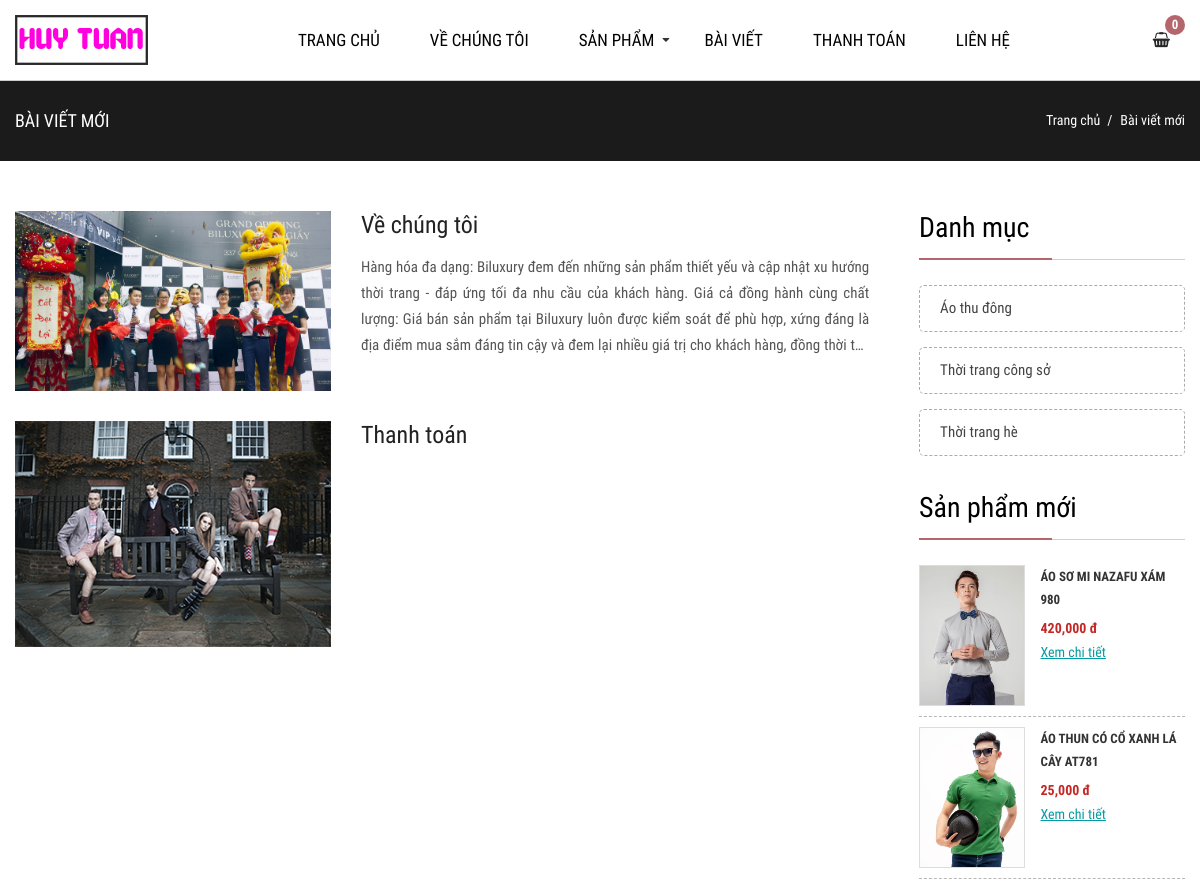
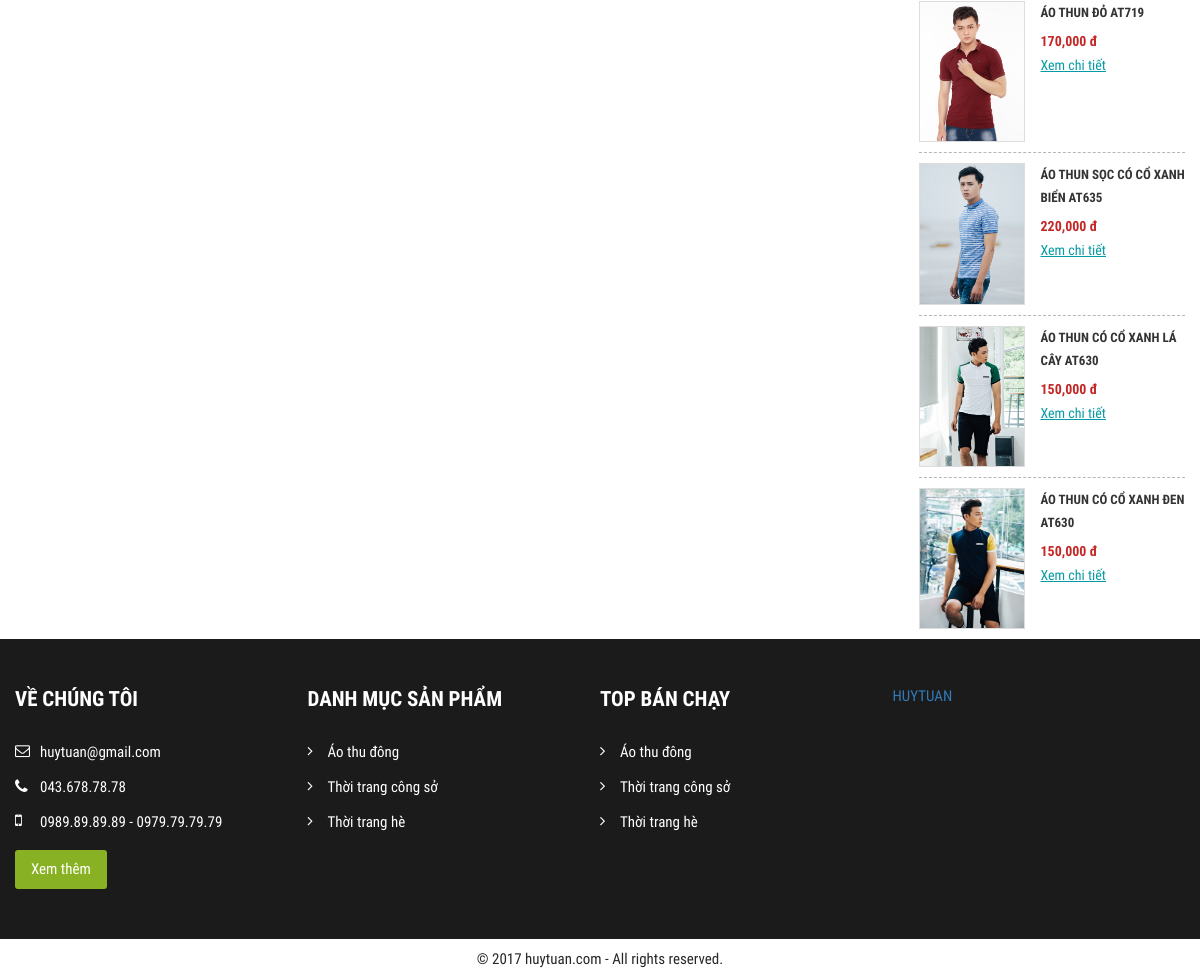
/?page=category_news, run on the app's committed database (2 pictures, top to bottom).
### tables this page shows
CREATE TABLE `tbl_post` (
  `id` int(11) NOT NULL,
  `title` varchar(100) DEFAULT NULL,
  `content` text,
  `image` varchar(100) DEFAULT NULL,
  `mota` text
);

CREATE TABLE `tbl_category` (
  `id` int(11) NOT NULL,
  `title` varchar(100) NOT NULL,
  `content` text NOT NULL
);

CREATE TABLE `tbl_product` (
  `id` int(11) NOT NULL,
  `name` varchar(100) NOT NULL,
  `masp` varchar(50) NOT NULL,
  `price` int(11) NOT NULL,
  `image` varchar(100) NOT NULL,
  `category` varchar(100) NOT NULL,
  `chitiet` text NOT NULL,
  `sale` int(11) DEFAULT NULL,
  `mota` varchar(500) DEFAULT NULL
);

### pages/category_news.php (the view, shortened to what this page needs)
<div id="main-content-wp" class="category-news-page">
    <div class="section" id="breadcrumb-wp">
        <div class="wp-inner">
            <div class="section-detail clearfix">
                <h3 class="title fl-left">Bài viết mới</h3>
                <ul class="list-breadcrumb fl-right">
                    <li>
                        <a href="?page=home" title="">Trang chủ</a>
                    </li>
                    <li>
                        <a href="" title="">Bài viết mới</a>
                    </li>
                </ul>
            </div>
        </div>
    </div>
    <div id="wrapper" class="wp-inner clearfix">
        <div id="content" class="fl-left">
            <div class="section" id="list-news-wp">
                <div class="section-detail">
                    <?php
                            include("config/dbconfig.php");
                           $sql = "select * from tbl_post";
                           $run = mysqli_query($conn, $sql);
                                while ($row = mysqli_fetch_array($run)) {
                     ?>
                    <ul class="list-item">
                        <li class="clearfix">
                            <a href="?page=detail_news&id=<?php echo $row['id']; ?>" title="" class="thumb fl-left">
                                <img src="index.php/../images/post/<?php echo $row['image'] ?>" alt="">
                            </a>
                            <div class="info fl-right">
                                <a href="?page=detail_news&id=<?php echo $row['id']; ?>" title="" class="title"><?php echo $row['title'] ?></a>
                                <p class="desc"><?php echo $row['mota']; ?></p>
                            </div>
                        </li>
                    </ul>
                <?php } ?>
                </div>
            </div>
        </div>
        <div id="sidebar" class="fl-right">
            <div class="section" id="category-wp">
                <div class="section-head">
                    <h3 class="section-title">Danh mục</h3>
                </div>
                <div class="section-detail">
                    <ul class="list-item">
                        <?php
                                  include("config/dbconfig.php");
                                  $sql = "SELECT * from tbl_category";
                                  $run = mysqli_query($conn, $sql);
                                  while ($row = mysqli_fetch_array($run)) {
                                ;?>
                        <li>
                            <a href="?page=category_product&id=<?php echo $row['id']?>" title=""><?php echo $row['title']?></a>
                        </li><?php } ?>
                    </ul>
                </div>
            </div>
            <div class="section" id="list-popular-wp">
                <div class="section-head">
                    <h1 class="section-title">Sản phẩm mới</h1>
                </div>
                <div class="section-detail">
                    <ul class="list-item">
                        <?php
                            include("config/dbconfig.php");
                            $sql1 = "SELECT * from tbl_product order by id desc limit 6";
                            $run1 = mysqli_query($conn, $sql1);
                            while ($row1 = mysqli_fetch_array($run1)) {
                            ;?>
                        <li class="clearfix">
                            <a href="?page=detail_product&id=<?php echo $row1['id'];?>" title="" class="thumb fl-left">
                                <img src="index.php/../images/product/<?php echo $row1['image']?>" alt="">
                            </a>
                            <div class="info fl-right">
                                <a href="?page=detail_product&id=<?php echo $row1['id'];?>" title="" class="product-name"><?php echo $row1['name']?></a>
                                <span class="fee"><?php echo number_format($row1['sale']); ?> đ</span>
                                <a href="?page=detail_product&id=<?php echo $row1['id'];?>" title="" class="more">Xem chi tiết</a>
                            </div>
                        </li><?php } ?>
                    </ul>
                </div>
            </div>
        </div>
    </div>
</div>

### inc/footer.php (shortened to what this page needs)
<div id="footer-wp">
    <div id="foot-body">
        <div class="wp-inner clearfix">
            <div class="block" id="about-us">
                <h3 class="title">Về chúng tôi</h3>
                <div class="detail">
                    <ul class="list-item">
                        <li>
                            <a href="mailto:vietsoz@gmail.com">huytuan@gmail.com</a>
                        </li>
                        <li>
                            <p class="tel">043.678.78.78</p>
                        </li>
                        <li>
                            <p class="phone">0989.89.89.89 - 0979.79.79.79</p>
                        </li>
                    </ul>
                    <a href="" title="" id="read-more">Xem thêm</a>
                </div>
            </div>
            <div class="block" id="category-product">
                <h3 class="title">Danh mục sản phẩm</h3>
                <div class="detail">
                    <ul class="list-item">
                        <?php
                                  include("config/dbconfig.php");
                                  $sql = "SELECT * from tbl_category";
                                  $run = mysqli_query($conn, $sql);
                                  while ($row = mysqli_fetch_array($run)) {
                                ;?>
                        <li>
                            <a href="?page=category_product&id=<?php echo $row['id']?>" title=""><?php echo $row['title']?></a>
                        </li>
                    <?php } ?>
                    </ul>
                </div>
            </div>
            <div class="block" id="top-selling">
                <h3 class="title">Top bán chạy</h3>
                <div class="detail">
                    <ul class="list-item">
                         <?php
                                  include("config/dbconfig.php");
                                  $sql = "SELECT * from tbl_category";
                                  $run = mysqli_query($conn, $sql);
                                  while ($row = mysqli_fetch_array($run)) {
                                ;?>
                        <li>
                            <a href="?page=category_product&id=<?php echo $row['id']?>" title=""><?php echo $row['title']?></a>
                        </li>
                    <?php } ?>
                    </ul>
                </div>
            </div>
            <div class="block" id="fanpage">
                <div class="detail">
                    <div class="fb-page" data-href="" data-width="300" data-small-header="false" data-adapt-container-width="true" data-hide-cover="false" data-show-facepile="true"><blockquote cite="" class="fb-xfbml-parse-ignore"><a href="">HUYTUAN</a></blockquote></div>
                </div>
            </div>
        </div>
    </div>
    <div id="foot-bottom">
        <div class="wp-inner">
            <p id="copyright">© 2017 huytuan.com - All rights reserved.</p>
        </div>
    </div>
</div>
</div>
</div>
</body>
</html>

### public/css/import/global.css (style rules this page uses)
body { font-family: "Roboto Condensed Regular"; font-size: 14px; color: #272727; }
.fl-left { float: left; }
.fl-right { float: right; }
img { max-width: 100%; height: auto; display: block; }
.wp-inner { width: 1170px; margin: 0 auto; }
a { text-decoration: none!important; }

### public/css/import/header.css (style rules this page uses)
#main-content-wp { margin-top: 80px; }

### public/css/import/footer.css (style rules this page uses)
#footer-wp { font-size: 15px; }
#foot-body { background: #1b1b1b; padding: 50px 0px; }
#foot-body .block { float: left; width: 25%; }
#foot-body .block .title { font-family: 'Roboto Condensed Bold'; font-weight: normal; font-size: 21px; text-transform: uppercase; color: #fff; padding-bottom: 35px; }
#about-us .list-item li { padding-bottom: 20px; }
#about-us .list-item li a, #about-us .list-item li .tel, #about-us .list-item li .phone { position: relative; color: #fff; padding-left: 25px; }
#about-us .list-item li a:before { position: absolute; content: '\f003'; font-family: 'FontAwesome'; top: 0; left: 0; }
#about-us .list-item li .tel:before { position: absolute; content: '\f095'; font-family: 'FontAwesome'; top: -2px; left: 0; font-size: 16px; }
#about-us .list-item li .phone:before { position: absolute; content: '\f10b'; font-family: 'FontAwesome'; top: -3px; left: 0; font-size: 16px; }
#category-product .list-item li, #top-selling .list-item li { padding-bottom: 20px; }
#category-product .list-item li:last-child, #top-selling .list-item li:last-child { padding-bottom: 0!important; }
#category-product .list-item li a, #top-selling .list-item li a { display: block; position: relative; color: #fff; padding-left: 20px; }
#category-product .list-item li a:before, #top-selling .list-item li a:before { position: absolute; content: '\f105'; font-family: 'FontAwesome'; top: -2px; left: 0; }
#read-more { display: inline-block; color: #fff; background: #89b124; padding: 12px 16px; border-radius: 3px; }
#foot-bottom { padding: 10px 0px; text-align: center; }
#copyright { line-height: 21px; }

### public/css/import/category_product.css (style rules this page uses)
#breadcrumb-wp { background: #1B1B1B; padding: 30px 0px; }
#breadcrumb-wp .title { font-size: 18px; color: #fff; text-transform: uppercase; line-height: normal; }
.list-breadcrumb li { float: left; }
.list-breadcrumb li a { position: relative; display: block; color: #fff; padding-left: 20px; line-height: 21px; }
.list-breadcrumb li:first-child a { padding-left: 0; }
.list-breadcrumb li:nth-child(n+2) a:before { position: absolute; content: '/'; top: 0; left: 7px; }

### public/css/import/detail_product.css (style rules this page uses)
#content { width: 73% }
#sidebar { width: 27%; padding-left: 50px; }
#wrapper { padding-top: 50px; }
#sidebar .section-title, #same-category-wp .section-title { position: relative; font-size: 28px; line-height: normal; padding-bottom: 15px; margin-bottom: 25px; border-bottom: 1px solid #d0d0d0; color: #000; }
#sidebar .section-title:after { position: absolute; content: ''; left: 0; bottom: -1px; background: #b4666c; width: 50%; height: 2px; }
#category-wp .list-item li a { display: block; color: #444; padding: 15px 20px; border-radius: 5px; border: 1px dashed #ababab; margin-bottom: 15px; font-size: 15px; }
#category-wp .list-item li:last-child a { margin-bottom: 0!important; }
#list-popular-wp .list-item li { padding: 10px 0px; border-top: 1px dashed #b7b7b7; }
#list-popular-wp .list-item li:first-child { border-top: 0; padding-top: 0; }
#list-popular-wp .list-item li .thumb { width: 40%; border: 1px solid #ddd; }
#list-popular-wp .list-item li .info { width: 60%; padding-left: 15px; }
#list-popular-wp .list-item li .info .product-name { font-family: 'Roboto Condensed Bold'; font-weight: normal; font-size: 13px; line-height: 23px; color: #333; text-transform: uppercase; padding-bottom: 10px; display: -webkit-box; -webkit-line-clamp: 3; -moz-line-clamp: 3; -o-line-clamp: 3; -webkit-box-orient: vertical; -moz-box-orient: vertical; -o-box-orient: vertical; max-height: 100%; overflow: hidden; }
#list-popular-wp .list-item li .info .fee { color: #c32827; font-family: 'Roboto Condensed Bold'; display: block; }
#list-popular-wp .list-item li .info .more { display: inline-block; color: #069ba4; padding-top: 10px; text-decoration: underline!important; }
#follow-us-wp, #list-popular-wp, #same-category-wp { margin-top: 35px; }

### data on the page
tbl_post: image (picture), title "Về chúng tôi", mota "Hàng hóa đa dạng: Biluxury đem đến những sản phẩm thiết yếu và cập nhật xu hướng thời trang - đáp ứng tối đa nhu cầu của khách hàng. Giá cả đồng hành cùng chất lượng: Giá bán sản phẩm tại Biluxury luôn được kiểm soát để phù hợp, xứng đáng là địa điểm mua sắm đáng tin cậy và đem lại nhiều giá trị cho khách hàng, đồng thời…"
tbl_post: image (picture), title "Thanh toán"
tbl_category: title "Áo thu đông"
tbl_category: title "Thời trang công sở"
tbl_category: title "Thời trang hè"
tbl_product: image (picture), name "ÁO SƠ MI NAZAFU XÁM 980", sale "420,000"
tbl_product: image (picture), name "ÁO THUN CÓ CỔ XANH LÁ CÂY AT781", sale "25,000"
tbl_product: image (picture), name "ÁO THUN ĐỎ AT719", sale "170,000"
tbl_product: image (picture), name "ÁO THUN SỌC CÓ CỔ XANH BIỂN AT635", sale "220,000"
tbl_product: image (picture), name "ÁO THUN CÓ CỔ XANH LÁ CÂY AT630", sale "150,000"
tbl_product: image (picture), name "ÁO THUN CÓ CỔ XANH ĐEN AT630", sale "150,000"

### other printed values
$tonghang "0"
